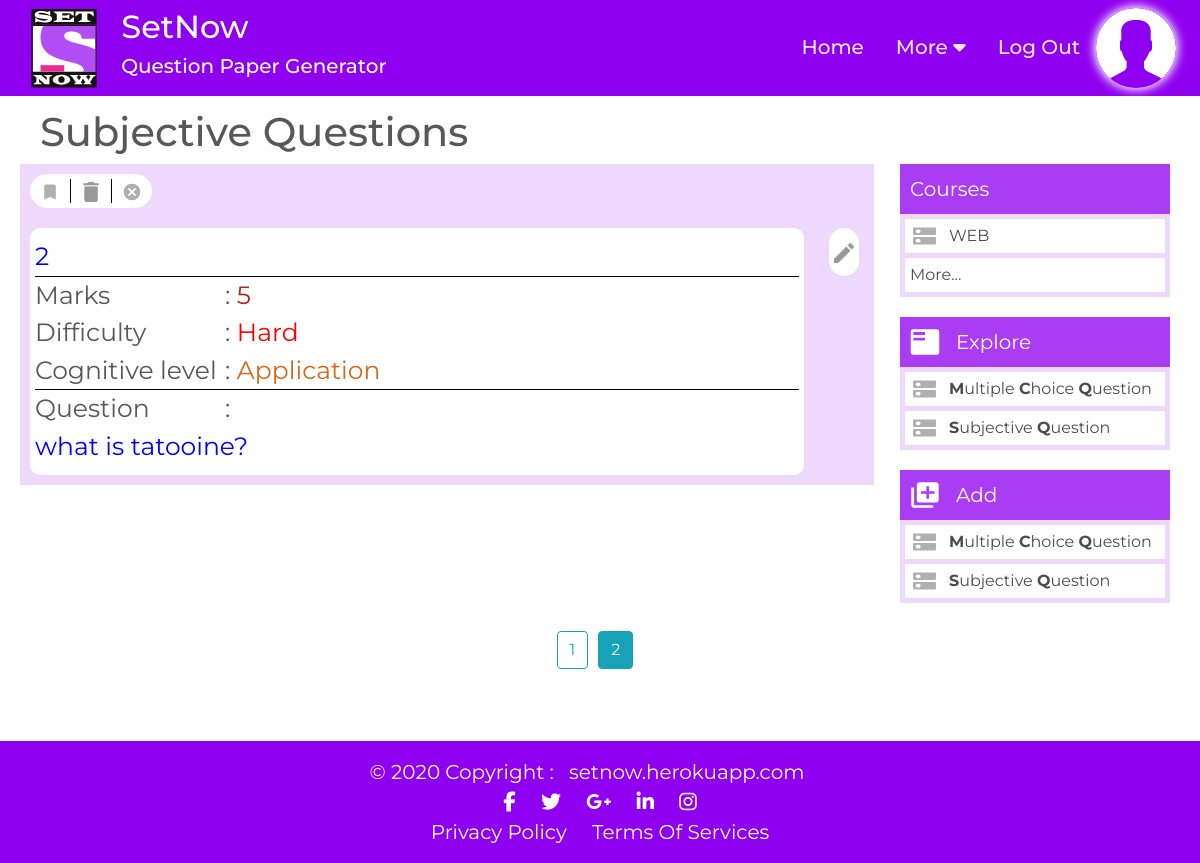
The page /course/1/unit/1/question/sub/?page=2 (signed in) on the database its author committed.
### flaskapp/models.py (models this page shows, shortened)
class Question(db.Model):
    id = db.Column(db.Integer, primary_key=True)
    question = db.Column(db.JSON, nullable=False)
    mark = db.Column(db.Integer, nullable=False)
    difficulty = db.Column(db.Enum(DifficultyEnum), nullable=False)
    cognitive_level = db.Column(
        db.Enum(CognitiveEnum),
        nullable=False,
    )
    question_type = db.Column(db.Enum(QuestionTypeEnum), nullable=False)
    imp = db.Column(db.Boolean, default=False)
    is_asked = db.Column(db.Boolean, default=False)
    unit_id = db.Column(db.Integer, db.ForeignKey("unit.id"), nullable=False)

class Course(db.Model):
    id = db.Column(db.Integer, primary_key=True)
    name = db.Column(db.Text, nullable=False)
    include_asked = db.Column(db.Boolean, default=False)
    user_id = db.Column(db.Integer, db.ForeignKey("user.id"), nullable=False)
    units = db.relationship("Unit",
                            backref="course",
                            lazy=True,
                            cascade="all, delete-orphan")
    papers = db.relationship("Paper",
                             backref="course",
                             lazy=True,
                             cascade="all, delete-orphan")

### flaskapp/blueprints/questions/routes.py (the view)
@questions.route("/course/<course_id>/unit/<unit_id>/question/<qtype>/")
@login_required
@check_valid_course
@check_valid_unit
@check_valid_question_type
def all_questions(course_id, unit_id, qtype):
    main_page = request.args.get("page", 1, type=int)
    _courses = Course.query.filter(Course.teacher == current_user).all()
    _questions = Question.query.filter(
        and_(
            Question.unit_id == unit_id,
            Question.question_type == QuestionTypeEnum.from_string(qtype),
        )).paginate(page=main_page, per_page=10)
    common_args = dict(
        courses=_courses,
        course_id=course_id,
        unit_id=unit_id,
        qtype=qtype,
        image_file=profile_path(),
    )
    if qtype == "mcq":
        return render_template(
            "questions/mcq_questions.html",
            questions=_questions,
            css_files=[
                "css/base.css",
                "css/questions/mcqs.css",
                "css/sideNav.css",
                "css/questions/questions.css",
                "css/questions/mcq_form.css",
                "css/questions/question_form.css",
            ],
            js_files=["js/questions/update_mcq_question.js", "js/sideNav.js"],
            title="Objective Questions",
            **common_args,
        )
    else:
        return render_template(
            "questions/questions.html",
            questions=_questions,
            css_files=[
                "css/base.css",
                "css/questions/questions.css",
                "css/sideNav.css",
                "css/questions/question_form.css",
            ],
            js_files=[
                "js/questions/update_question.js",
                "js/sideNav.js",
            ],
            title="Subjective Questions",
            **common_args,
        )

### app.py (called while the page is built)
@app.after_request
def add_header(response):
    response.headers["X-UA-Compatible"] = "IE=Edge,chrome=1"
    response.headers["Cache-Control"] = "must-revalidate, max-age=0"
    return response

### flaskapp/checkers.py (called while the page is built)
def check_valid_course(func):
    @functools.wraps(func)
    def wrapper(*args, **kwargs):
        _course = Course.query.filter(Course.id == kwargs["course_id"]).first()
        if _course is None or _course.teacher != current_user:
            abort(403)
        return func(*args, **kwargs)
    return wrapper

def check_valid_unit(func):
    @functools.wraps(func)
    def wrapper(*args, **kwargs):
        _course = Course.query.filter(Course.id == kwargs["course_id"]).first()
        _unit = Unit.query.filter(Unit.id == kwargs["unit_id"]).first()
        if _unit is None or _unit.course != _course:
            abort(403)
        return func(*args, **kwargs)
    return wrapper

def check_valid_question_type(func):
    @functools.wraps(func)
    def wrapper(*args, **kwargs):
        if kwargs["qtype"] not in ["sub", "mcq"]:
            abort(404)
        return func(*args, **kwargs)
    return wrapper

### flaskapp/models.py (called while the page is built)
@login_manager.user_loader
def load_user(user_id):
    return User.query.get(int(user_id))

### flaskapp/utils.py (called while the page is built)
def profile_path():
    if current_user.is_authenticated:
        return url_for("static",
                       filename="profile_pics/" + current_user.image_file)
    return ""

    @classmethod
    def from_string(cls, value):
        return cls.__members__[value]

### flaskapp/templates/questions/questions.html (shortened to what this page needs)
{% extends "sideNav.html" %}
{% block header %}
<h1 class="header">Subjective Questions</h1>
{% endblock header %}
{% block main %}
<div id="questions">
    {% block content %}
    <div class="control_btns">
        <div id="mark_imp" title="mark imp">
            <img src="{{ url_for('static',
                filename='images/imp.svg') }}" alt="imp" class="control_btns_img" />
        </div>
        <div id="delete_btn" title="delete">
            <img src="{{ url_for('static',
                filename='images/bin.png') }}" alt="delete" class="control_btns_img" />
        </div>
        <div id="cancel_btn" title="Cancel">
            <img src="{{ url_for('static',
                filename='images/cancel.svg') }}" alt="cancel" class="control_btns_img" />
        </div>
    </div>
    <div>
        {% for q in questions.items %}
        <div class="question_container">
            <div class="question_info">
                <div class="first_row">
                    <div class="first_row_column_1" data-id="{{ q.id }}"></div>
                    <div class="first_row_column_2">
                        {{ q.imp }}</div>
                </div>
                <div class="second_row">
                    <div><span class="left">Marks</span>:
                        <span class="marks">{{ q.mark }}</span></div>
                </div>
                <div class="third_row">
                    <div><span class="left">Difficulty</span>:
                        <span class="difficulty">{{ q.difficulty }}</span></div>
                </div>
                <div class="fourth_row">
                    <div><span class="left">Cognitive
                            level</span>: <span class="cognitive"> {{
                            q.cognitive_level }}</span></div>
                </div>
                <div class="fifth_row">
                        <span class="left">Question</span>: <div class="question_description">
                            {{ q.question.question }}
                        </div>
                </div>
            </div>
            <div class="update_question">
                <div class="edit_question">
                    <img src="{{ url_for('static',
                    filename='images/edit.png') }}" alt="edit" class="update_question_img" />
                </div>
            </div>
        </div>
        {% endfor %} {% endblock %}
    </div>
</div>
{% endblock %}
{% block page %}
{% if questions %}
<div id="pagination">
    {% for page_num in questions.iter_pages(left_edge=1,
                                                right_edge=1,
                                                left_current=1,
                                                right_current=2) %}
    {% if page_num %}
    {% if questions.page == page_num %}
    <a class="btn btn-info mb-4"
        href="{{ url_for('questions.all_questions', page=page_num, course_id=course_id, unit_id=unit_id, qtype=qtype) }}">{{ page_num }}</a>
    {% else %}
    <a class="btn btn-outline-info mb-4"
        href="{{ url_for('questions.all_questions', page=page_num, course_id=course_id, unit_id=unit_id, qtype=qtype) }}">{{ page_num }}</a>
    {% endif %}
    {% else %}
    ...
    {% endif %}
    {% endfor %}
</div>
{% endif %}
{% endblock %}

### flaskapp/templates/sideNav.html (shortened to what this page needs)
{% extends "base.html" %}
{% block sideNav %}
<div id="sideNav">
    <div class="courses_container">
        <div id="courses_title">
            Courses
        </div>
        <div class="courses_items_container">
            {% for course in courses %}
            <div class="courses_items">
                <img alt="list_style_image" src="/static/images/list_style_image.svg" />
                <a href="/course/{{course.id}}/unit" class="course_link">{{ course.name }}</a>
            </div>
            {% endfor %}
            <div class="courses_items">
                <a href="/course/" class="course_link">More...</a>
            </div>
        </div>
    </div>
    <div class="explore_container">
        <div id="explore_title">
            <img alt="list" src="{{ url_for('static',filename='images/list.svg') }}" class="list_img" />
            Explore
        </div>
        <div class="explore_items_container">
            <div class="explore_items">
                <img alt="list_style_image" src="{{ url_for('static',filename='images/list_style_image.svg') }}" />
                <a href="/course/{{course_id}}/unit/{{unit_id}}/question/mcq/" class="nav_link"><b>M</b>ultiple <b>C</b>hoice <b>Q</b>uestion</a>
            </div>
            <div class="explore_items">
                <img alt="list_style_image" src="{{ url_for('static',filename='images/list_style_image.svg') }}" />
                <a href="/course/{{course_id}}/unit/{{unit_id}}/question/sub/" class="nav_link"><b>S</b>ubjective <b>Q</b>uestion</a>
            </div>
        </div>
    </div>
    <div class="add_container">
        <div id="add_title">
            <img alt="add" src="{{ url_for('static',filename='images/add.svg') }}" class="add_img" />
            Add
        </div>
        <div class="add_items_container">
            <div class="add_items">
                <img alt="list_style_image" src="{{ url_for('static',filename='images/list_style_image.svg') }}" />
                <a href="/course/{{course_id}}/unit/{{unit_id}}/question/mcq/new/" class="nav_link"><b>M</b>ultiple <b>C</b>hoice <b>Q</b>uestion</a>
            </div>
            <div class="add_items">
                <img alt="list_style_image" src="{{ url_for('static',filename='images/list_style_image.svg') }}" />
                <a href="/course/{{course_id}}/unit/{{unit_id}}/question/sub/new/" class="nav_link"><b>S</b>ubjective <b>Q</b>uestion</a>
            </div>
        </div>
    </div>
</div>
{% endblock sideNav %}

### flaskapp/static/css/headerFooter.css (style rules this page uses)
* { box-sizing: border-box; font-family: "Montserrat", sans-serif; }
body { margin: 0; overflow: auto; }

### flaskapp/static/css/questions/questions.css (style rules this page uses)
.application { color: chocolate; }
.control_btns { margin: 10px; padding: 5px 0; border-radius: 25px; background-color: white; display: inline-flex; flex-direction: row; }
.control_btns div { padding: 0 10px; border-right: 1px solid black; }
.control_btns div:last-child { border: none; }
.control_btns_img { width: 20px; }
#delete_btn img { opacity: 0.4; }
.edit_question { background-color: white; border-radius: 25px; cursor: pointer; padding: 5px; }
.first_row { border-bottom: 1px solid black; display: flex; flex-direction: row; }
.first_row_column_1 { color: blue; }
.first_row_column_2 { color: blue; flex-grow: 1; text-align: right; }
.fourth_row { border-bottom: 1px solid black; }
.header { color: #585858; font-size: 40px; margin: 0 20px; font-weight: 500; }
.hard { color: red; }
.left { display: inline-block; width: 190px; }
.marks { color: firebrick; }
#pagination { display: flex; justify-content: center; }
#pagination a { margin-right: 10px; }
#questions { margin-right: 10px; background-color: rgba(144, 0, 240, 0.15); }
.question_container { display: flex; flex-direction: row; font-family: "Segoe UI", Tahoma, Geneva, Verdana, sans-serif; color: #585858; font-size: 25px; }
.question_info { background-color: white; border-radius: 10px; padding: 10px 5px; flex-direction: column; flex-grow: 1; margin: 10px; }
.question_description { color: blue; flex-grow: 1; word-break: break-word; }
.second_row { display: flex; flex-direction: row; }
.update_question { border-radius: 10px; color: black; display: flex; flex-direction: column; padding: 10px 15px; }
.update_question_img { opacity: 0.4; width: 20px; }

### flaskapp/static/css/sideNav.css (style rules this page uses)
.courses_container, .explore_container, .add_container { margin-bottom: 20px; min-width: 150px; }
#explore_title, #add_title, #courses_title { align-items: center; background-color: rgba(144, 0, 240, 0.76); color: white; display: flex; font-family: "Montserrat", sans-serif; font-size: 20px; padding: 10px; }
.explore_items_container, .add_items_container, .courses_items_container { background-color: rgba(144, 0, 240, 0.15); padding: 5px; margin: 0; }
.explore_items, .add_items, .courses_items { background-color: white; color : #4c4c4c; display: flex; flex-direction: row; margin-bottom: 5px; padding: 5px; }
.explore_items:last-child, .add_items:last-child, .courses_items:last-child { margin-bottom: 0; }
.explore_items img, .add_items img, .courses_items img { margin-right: 10px; }
.list_img, .add_img { margin-right: 16px; width: 30px; }
.nav_link, .course_link { color: #4c4c4c !important; cursor: pointer; text-decoration: none !important; }
#sideNav { margin-right: 10px; min-width: 270px; }

### flaskapp/static/css/questions/question_form.css (style rules this page uses)
.header { color : #585858; font-size: 40px; margin: 0 20px; font-weight: 500; }

### rows shown on the page
Question: mark "5", question.question "what is tatooine?"
Course: name "WEB"

### other values the page prints
{{ page_num }} "1"
{{ page_num }} "2"
